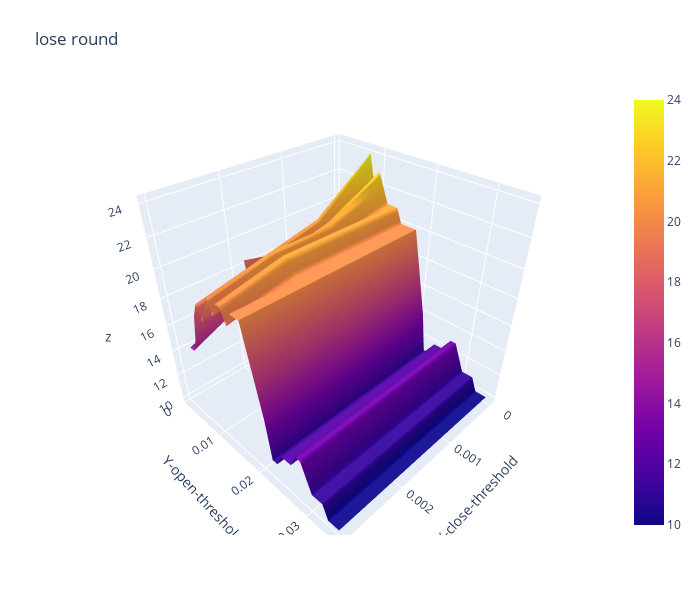

The cell this chart's notebook holds for it:
### Code cell
import plotly.graph_objects as go

x_data = df_lose_round.columns.to_list() # close threshold

y_data = df_lose_round.index.to_list() # open threshold

z_data = df_lose_round.copy(deep=True) # win rate

fig = go.Figure(data=[go.Surface(z=z_data.values,x=x_data,y=y_data)])

fig.update_layout(title="lose round", # 标题
                  autosize=False,  # 尺度自动缩放
                  width=700,  # 长宽
                  height=600,
                  margin=dict(l=65,r=50,b=65,t=90),  # 4个位置的距离
                  scene=dict(xaxis_title='X-close-threshold',yaxis_title='Y-open-threshold')
                )

fig.show()

### Figure 1 — Plotly figure (JSON) as saved in the notebook; plotly's stock layout.template omitted (floating-point values rounded to 4 significant figures; data arrays with more than 128 entries replaced by an {"elided": "..."} marker saying what was removed)
{"data": [{"type": "surface", "x": [0, 0.001, 0.002, 0.003], "y": [0.001, 0.002, 0.003, 0.004, 0.005, 0.006, 0.007, 0.008, 0.009, 0.01, 0.011, 0.012, 0.013, 0.014, 0.015, 0.016, 0.017, 0.018, 0.019, 0.02, 0.021, 0.022, 0.023, 0.024, 0.025, 0.026, 0.027, 0.028, 0.029, 0.03, 0.031, 0.032, 0.033, 0.034, 0.035], "z": {"elided": "35x4 int values"}}], "layout": {"autosize": false, "height": 600, "margin": {"b": 65, "l": 65, "r": 50, "t": 90}, "scene": {"xaxis": {"title": {"text": "X-close-threshold"}}, "yaxis": {"title": {"text": "Y-open-threshold"}}}, "title": {"text": "lose round"}, "width": 700}}
